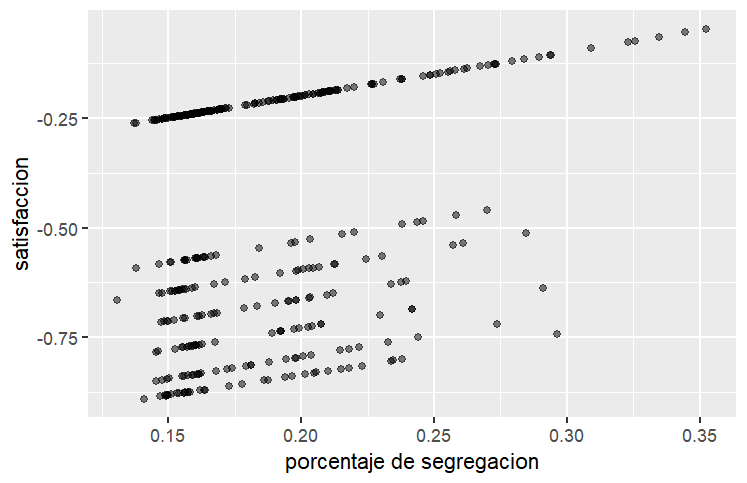

Generate this figure with R:
install.packages("tidyverse")
install.packages("janitor")

library(tidyverse)
library(janitor)

data <- read_csv("segregación_felicidad impacto_moderado_probabilidad_moderada-table.csv", 
                 skip = 6) |>
  janitor::clean_names()

max_step <- max(data$step)

data |> 
  filter(step == max_step) |>
  ggplot(aes (x = indice_segregacion, y = mean_satisfaccion_of_turtles)) +
  geom_point (alpha = 0.5) +
  labs (x = "porcentaje de segregacion", y = "satisfaccion")
